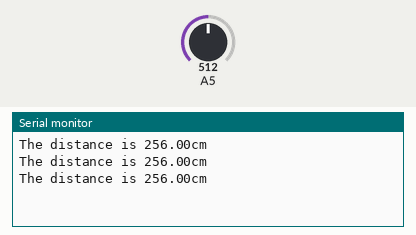
Simulated run of this sketch. Board: Arduino Uno, built with avr-gcc and run on an emulated ATmega328P. Parts: the last lines printed to the serial monitor. The test bench sets the inputs (shaded band); at power-on: A5 = 512.

Above: at 1.3 s.
1.4 s: A5 set to 716
At 1.9 s:
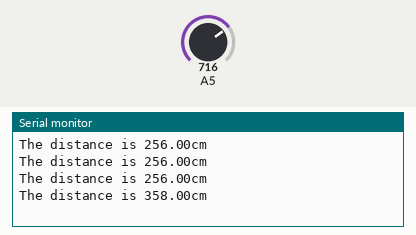
2.9 s: A5 set to 900
At 3.4 s:
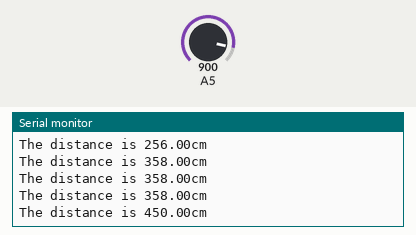
Timing chart, 0 to 5.9 s (numbered marks = the images above; inputs shaded):
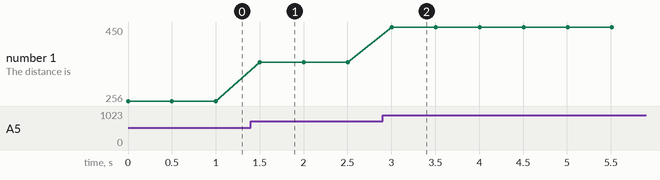

Measured:
- after the input at 1.4 s, the serial monitor: prints a new line after 0.10 s (image 1)
- after the input at 2.9 s, the serial monitor: prints a new line after 0.10 s (image 2)
- plotted number 1: 256 → 358 after the input at 1.4 s, 358 → 450 after the input at 2.9 s

The sketch:

sonia-6.ino
```cpp
// Use AN to detect the distance Method 1

// Connect pin3(Analog Voltage Output) to A5

int voltage_value_read;
float voltage_value_actual,cm;
const int vcc = 5;

void setup() {
  // put your setup code here, to run once:
  Serial.begin(9600);
}

void loop() {
  // Get the analog value on A05:
  voltage_value_read = analogRead(5);

  //Get the actual value of voltage on A05
  //Method 1
  //This pin outputs an analog voltage scaled representation of the distance with a scale factor of (Vcc/1024) per 5-mm.
  //Using a 10bit analog to digital convertor, one can read the analog voltage bits (i.e. 0 to 1023) directly and just multiply the
  //number of bits in the value by 5 to yield the range in mm. For example, 60 bits corresponds to 300-mm (where 60 * 5 =
  //300), and 1000 bits corresponds to 5000-mm (where 1000 * 5 = 5000-mm).

  cm = voltage_value_read * 5 * 0.1;

  Serial.print("The distance is ");
  Serial.print(cm);
  Serial.println("cm");
  delay(500);
}
```
